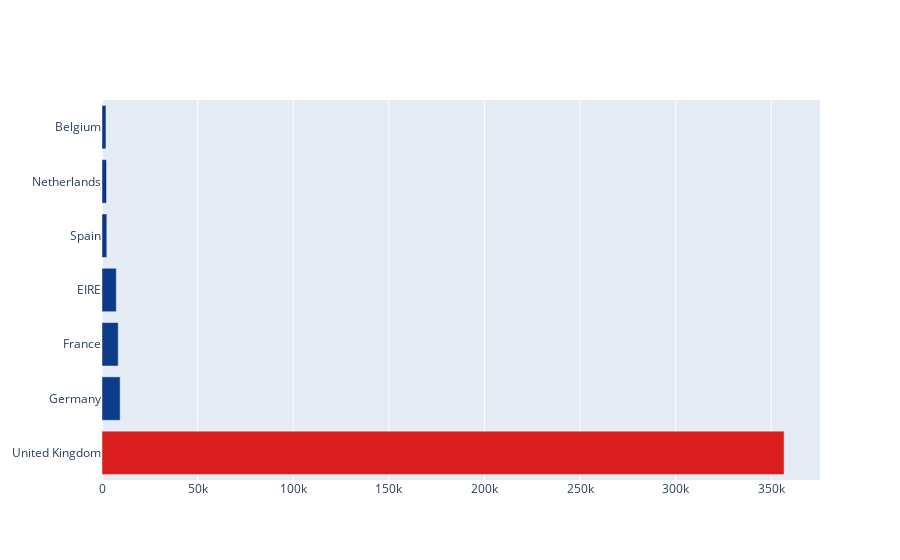

Write notebook code for a chart like this one.
### Markdown cell above
Apparently most of our sales from United Kingdom

### Code cell
data = [
    go.Bar(
        y = countries.index[:7],
        x = countries.values[:7],
        orientation='h',
        marker={
            'color':countries.values,
            'colorscale': 'Portland'
            }
        )
     ]

py.iplot(data, filename='basic-bar')

### Figure 1 — Plotly figure (JSON) as saved in the notebook; plotly's stock layout.template omitted (floating-point values rounded to 4 significant figures)
{"data": [{"marker": {"color": [356728, 9480, 8475, 7475, 2528, 2371, 2069, 1877, 1471, 1258, 1086, 803, 757, 695, 611, 461, 401, 389, 358, 341, 291, 247, 241, 229, 182, 151, 146, 127, 68, 61, 58, 45, 35, 32, 30, 17, 10], "colorscale": [[0, "rgb(12,51,131)"], [0.25, "rgb(10,136,186)"], [0.5, "rgb(242,211,56)"], [0.75, "rgb(242,143,56)"], [1, "rgb(217,30,30)"]]}, "orientation": "h", "type": "bar", "x": [356728, 9480, 8475, 7475, 2528, 2371, 2069], "y": ["United Kingdom", "Germany", "France", "EIRE", "Spain", "Netherlands", "Belgium"]}], "layout": {}}
